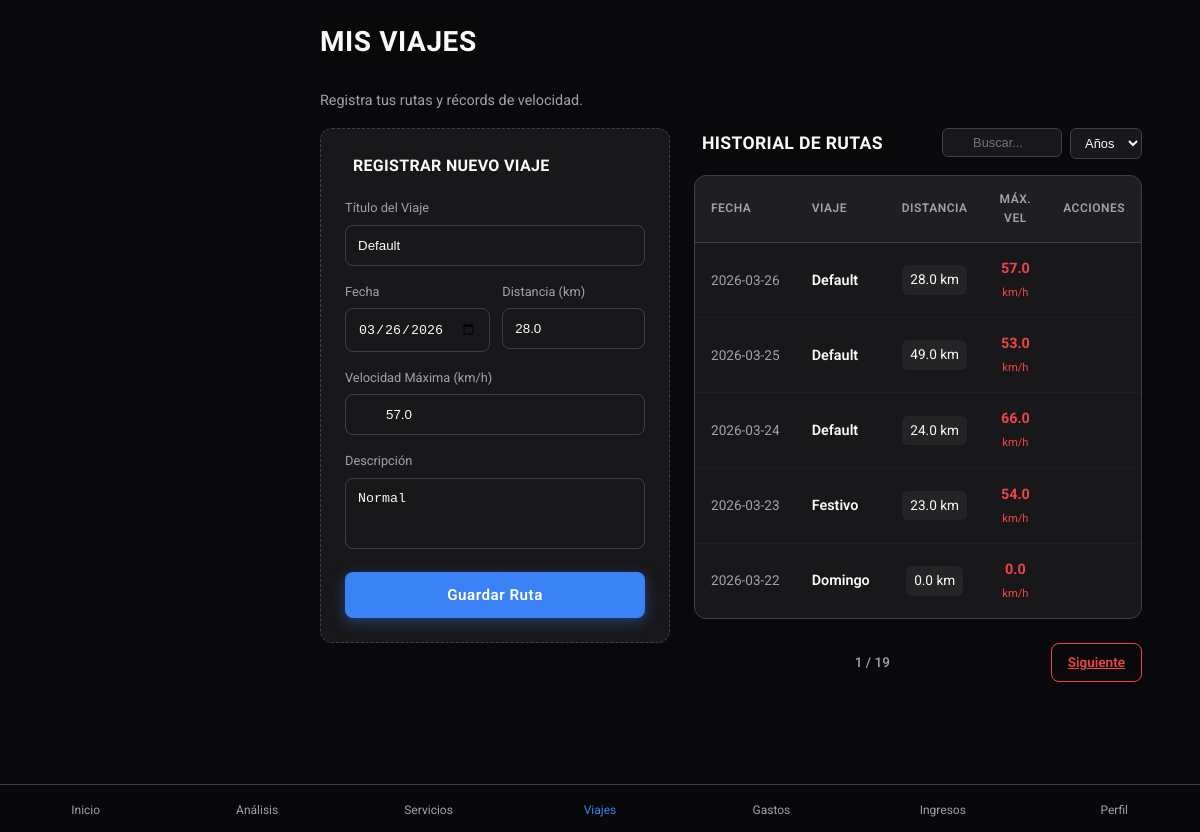
Page /trips on the committed database.
### tables this page shows
CREATE TABLE trips (
                id TEXT PRIMARY KEY,
                motorcycle_id TEXT NOT NULL,
                distance_km REAL NOT NULL,
                max_speed_kmh REAL DEFAULT 0.0,
                date TEXT NOT NULL,
                title TEXT,
                description TEXT,
                FOREIGN KEY (motorcycle_id) REFERENCES motorcycles (id)
            );

### app.py (the view, shortened to what this page needs)
    @app.route("/trips", methods=["GET", "POST"])
    def trips_view():
        from motorcycles.services import motorcycle_service
        from trips.services import trip_service
        from flask import request, redirect, url_for
        moto = motorcycle_service.get_all()[0] if motorcycle_service.get_all() else None
        all_trips = trip_service.get_by_motorcycle_id(moto.id) if moto else []
        search_query = request.args.get("search", "").lower()
        selected_year = request.args.get("year", "")
        sort_order = request.args.get("sort", "desc")
        if selected_year:
            all_trips = [
                t for t in all_trips if t.date and t.date.startswith(selected_year)
            ]
        reverse_sort = True if sort_order == "desc" else False
        all_trips.sort(key=lambda x: x.date if x.date else "", reverse=reverse_sort)
        trips_years = sorted(set(t.date[:4] for t in all_trips if t.date), reverse=True)
        page = int(request.args.get("page", 1))
        per_page = 5
        total_trips = len(all_trips)
        total_pages = (total_trips + per_page - 1) // per_page
        start_idx = (page - 1) * per_page
        end_idx = start_idx + per_page
        trips_page = all_trips[start_idx:end_idx]
        last_trip = trip_service.get_last_by_motorcycle_id(moto.id) if moto else None
        return render_template(
            "trips.html",
            trips=trips_page,
            moto=moto,
            page=page,
            total_pages=total_pages,
            has_next=(page < total_pages),
            has_prev=(page > 1),
            search_query=search_query,
            selected_year=selected_year,
            trips_years=trips_years,
            sort_order=sort_order,
            last_trip=last_trip,
        )

### templates/trips.html (shortened to what this page needs)
{% extends "base.html" %} {% block title %}Viajes | MotoLog{% endblock %} {%
block content %}
<header class="fade-in" style="animation-delay: 0.1s">
  <h1 class="page-title">Mis Viajes</h1>
  <p class="text-muted mb-4">Registra tus rutas y récords de velocidad.</p>
</header>
<div class="trips-container">
  <div class="sticky-form">
    <div
      class="card fade-in mb-4"
      style="
        padding: 24px;
        animation-delay: 0.3s;
        border: 1px dashed var(--border-color);
      "
    >
      <h4
        style="margin: 0 0 20px 0; display: flex; align-items: center; gap: 8px"
      >
        Registrar Nuevo Viaje
      </h4>
      <form
        action="{{ url_for('trips_view') }}"
        method="POST"
        style="display: flex; flex-direction: column; gap: 16px"
      >
        <div class="form-group">
          <label
            style="
              font-size: 0.8rem;
              color: var(--text-secondary);
              margin-bottom: 6px;
              display: block;
            "
            >Título del Viaje</label
          >
          {% set pre_title = last_trip.title if last_trip else '' %}
          <input
            type="text"
            name="title"
            value="{{ pre_title }}"
            placeholder="Ej. Ruta por el Eje Cafetero"
            required
            class="form-control"
            style="
              width: 100%;
              padding: 12px;
              border-radius: 8px;
              border: 1px solid var(--border-color);
              background: var(--bg-primary);
              color: var(--text-primary);
            "
          />
        </div>
        <div style="display: flex; gap: 12px">
          <div style="flex: 1">
            <label
              style="
                font-size: 0.8rem;
                color: var(--text-secondary);
                margin-bottom: 6px;
                display: block;
              "
              >Fecha</label
            >
            {% set pre_date = last_trip.date[:10] if (last_trip and
            last_trip.date) else '' %}
            <input
              type="date"
              name="date"
              value="{{ pre_date }}"
              required
              class="form-control"
              style="
                width: 100%;
                padding: 12px;
                border-radius: 8px;
                border: 1px solid var(--border-color);
                background: var(--bg-primary);
                color: var(--text-primary);
              "
            />
          </div>
          <div style="flex: 1">
            <label
              style="
                font-size: 0.8rem;
                color: var(--text-secondary);
                margin-bottom: 6px;
                display: block;
              "
              >Distancia (km)</label
            >
            {% set pre_dist = last_trip.distance_km if last_trip else '' %}
            <input
              type="number"
              step="0.1"
              name="distance_km"
              value="{{ pre_dist }}"
              placeholder="0.0"
              required
              class="form-control"
              style="
                width: 100%;
                padding: 12px;
                border-radius: 8px;
                border: 1px solid var(--border-color);
                background: var(--bg-primary);
                color: var(--text-primary);
              "
            />
          </div>
        </div>
        <div class="form-group">
          <label
            style="
              font-size: 0.8rem;
              color: var(--text-secondary);
              margin-bottom: 6px;
              display: block;
            "
            >Velocidad Máxima (km/h)</label
          >
          <div style="position: relative">
            {% set pre_speed = last_trip.max_speed_kmh if last_trip else '' %}
            <input
              type="number"
              step="0.1"
              name="max_speed_kmh"
              value="{{ pre_speed }}"
              placeholder="0.0"
              required
              class="form-control"
              style="
                width: 100%;
                padding: 12px 12px 12px 40px;
                border-radius: 8px;
                border: 1px solid var(--border-color);
                background: var(--bg-primary);
                color: var(--text-primary);
              "
            />
          </div>
        </div>
        <div class="form-group">
          <label
            style="
              font-size: 0.8rem;
              color: var(--text-secondary);
              margin-bottom: 6px;
              display: block;
            "
            >Descripción</label
          >
          {% set pre_desc = last_trip.description if last_trip else '' %}
          <textarea
            name="description"
            placeholder="Detalles sobre el clima... "
            rows="3"
            class="form-control"
            style="
              width: 100%;
              padding: 12px;
              border-radius: 8px;
              border: 1px solid var(--border-color);
              background: var(--bg-primary);
              color: var(--text-primary);
              resize: none;
            "
          >
{{ pre_desc }}</textarea
          >
        </div>
        <button
          type="submit"
          class="btn btn-primary"
          style="padding: 14px; font-weight: 600; letter-spacing: 0.5px"
        >
           Guardar Ruta
        </button>
      </form>
    </div>
  </div>
  <div class="fade-in" style="animation-delay: 0.4s">
    <div class="flex-between mb-4" style="align-items: center">
      <h3
        style="
          font-size: 1.1rem;
          font-weight: 600;
          margin: 0;
          display: flex;
          align-items: center;
          gap: 8px;
        "
      >
         Historial de Rutas
      </h3>
      <form
        method="GET"
        action="{{ url_for('trips_view') }}"
        style="display: flex; gap: 8px"
      >
        <div style="position: relative">
          <input
            type="text"
            name="search"
            placeholder="Buscar..."
            value="{{ search_query }}"
            style="
              padding: 6px 10px 6px 30px;
              border-radius: 6px;
              border: 1px solid var(--border-color);
              background: var(--bg-card);
              color: var(--text-primary);
              font-size: 0.8rem;
              width: 120px;
            "
          />
        </div>
        <select
          name="year"
          onchange="this.form.submit()"
          style="
            padding: 6px 10px;
            border-radius: 6px;
            border: 1px solid var(--border-color);
            background: var(--bg-card);
            color: var(--text-primary);
            font-size: 0.8rem;
          "
        >
          <option value="">Años</option>
        </select>
      </form>
    </div>
    {% if trips %}
    <div class="table-responsive">
      <table>
        <thead>
          <tr>
            <th>Fecha</th>
            <th>Viaje</th>
            <th style="text-align: center">Distancia</th>
            <th style="text-align: center">Máx. Vel</th>
            <th style="text-align: center">Acciones</th>
          </tr>
        </thead>
        <tbody>
          {% for trip in trips %}
          <tr>
            <td style="white-space: nowrap">
              <span class="text-muted" style="font-size: 0.85rem"
                >{{ trip.date[:10] }}</span
              >
            </td>
            <td>
              <div style="font-weight: 600">{{ trip.title }}</div>
            </td>
            <td style="text-align: center">
              <div
                class="badge"
                style="
                  background: rgba(255, 255, 255, 0.05);
                  padding: 4px 8px;
                  border-radius: 6px;
                  font-size: 0.85rem;
                  display: inline-block;
                "
              >
                {{ trip.distance_km }} km
              </div>
            </td>
            <td style="text-align: center">
              <div
                style="
                  color: var(--accent-orange);
                  font-weight: 700;
                  font-size: 0.9rem;
                "
              >
                {{ trip.max_speed_kmh }}
                <span style="font-size: 0.7rem; font-weight: 400">km/h</span>
              </div>
            </td>
            <td style="text-align: center">
              <div style="display: flex; justify-content: center; gap: 4px">
                <button
                  class="btn-edit"
                  title="Editar"
                  onclick='openEditModal({{ trip.id | tojson }}, {{ trip.title | tojson }}, {{ (trip.date or "")[:10] | tojson }}, {{ trip.distance_km | tojson }}, {{ trip.max_speed_kmh | tojson }}, {{ (trip.description or "") | tojson }})'
                >
                </button>
                <form
                  action="{{ url_for('delete_trip', trip_id=trip.id) }}"
                  method="POST"
                  onsubmit="return confirm('¿Eliminar este registro?');"
                >
                  <button type="submit" class="btn-delete">
                  </button>
                </form>
              </div>
            </td>
          </tr>
          {% endfor %}
        </tbody>
      </table>
    </div>
    {% if total_pages > 1 %}
    <div
      style="
        display: flex;
        justify-content: space-between;
        align-items: center;
        margin-top: 24px;
        padding-bottom: 60px;
      "
    >
      <span class="text-muted" style="font-size: 0.85rem; font-weight: 500"
        >{{ page }} / {{ total_pages }}</span
      >
      {% if has_next %}<a
        href="{{ url_for('trips_view', page=page+1, search=search_query, year=selected_year, sort=sort_order) }}"
        class="btn btn-secondary"
        style="padding: 8px 16px; font-size: 0.85rem"
        >Siguiente </a
      >{% else %}
      <div></div>
      {% endif %}
    </div>
    {% endif %} {% endif %}
  </div>
</div>
{% endblock %}

### rows in the picture
trips: title "Default", date "03/26/2026", distance_km "28.0", max_speed_kmh "57.0", description "Normal", date "2026-03-26"
trips: date "2026-03-25", title "Default", distance_km "49.0", max_speed_kmh "53.0"
trips: date "2026-03-24", title "Default", distance_km "24.0", max_speed_kmh "66.0"
trips: date "2026-03-23", title "Festivo", distance_km "23.0", max_speed_kmh "54.0"
trips: date "2026-03-22", title "Domingo", distance_km "0.0", max_speed_kmh "0.0"

### other values in the picture
{{ page }} "1"
{{ total_pages }} "19"
